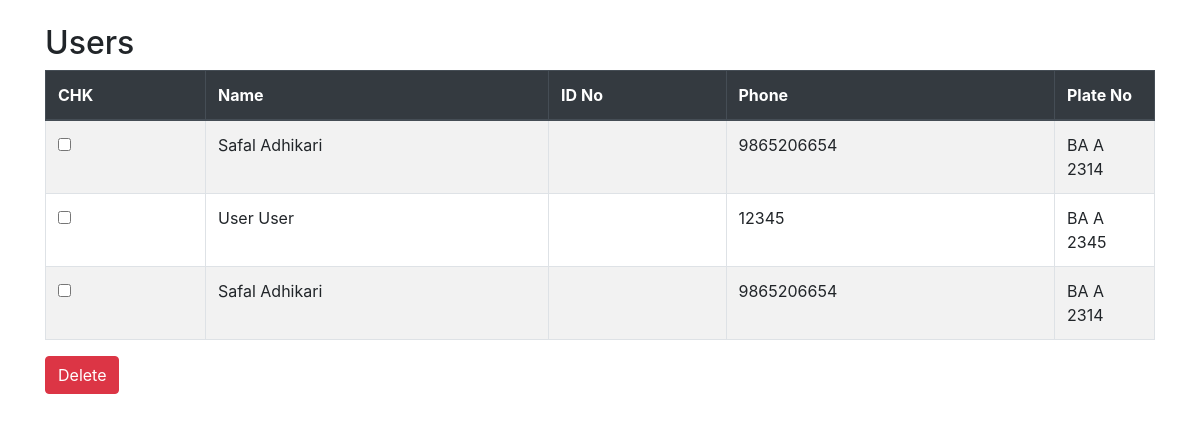
The app's page /PMS002/0/index1.php with its own data.
### tables this page shows
CREATE TABLE `users` (
  `username` text NOT NULL,
  `email` text NOT NULL,
  `phone` text NOT NULL,
  `name` text NOT NULL,
  `password` text NOT NULL,
  `plate_no` text NOT NULL,
  `id` int(11) NOT NULL,
  `pl_booked` text NOT NULL,
  `access` int(11) NOT NULL,
  `verification` text NOT NULL
);

### PMS002/0/index1.php (the view, shortened to what this page needs)
<!DOCTYPE html>
<html xmlns="http://www.w3.org/1999/xhtml">
<head>
  <link rel="stylesheet" href="https://stackpath.bootstrapcdn.com/bootstrap/4.5.2/css/bootstrap.min.css">
</head>
<body>
  <section id="container" class="container">
    <?php
      include('inc/connect.php');
    ?>
    <section id="content">
      <div class="mt-4 mb-4">
        <h2>Users</h2>
        <div class="table-responsive">
          <form method="post" action="delete.php">
            <table class="table table-striped table-bordered" id="example">
              <thead class="thead-dark">
                <tr>
                  <th>CHK</th>
                  <th>Name</th>
                  <th>ID No</th>
                  <th>Phone</th>
                  <th style="width:100px;">Plate No</th>
                </tr>
              </thead>
              <tbody>
                <?php
                $query = mysqli_query($connect, "select * from users where access='2'") or die(mysqli_error());
                while ($row = mysqli_fetch_array($query)) {
                  $id = $row['id'];
                ?>
                <tr>
                  <td>
                    <input name="selector[]" type="checkbox" value="<?php echo $id; ?>">
                  </td>
                  <td><?php echo $row['name'] ?></td>
                  <td><?php echo $row['id_no'] ?></td>
                  <td><?php echo $row['phone'] ?></td>
                  <td><?php echo $row['plate_no'] ?></td>
                </tr>
                <?php } ?>
              </tbody>
            </table>
            <input type="submit" class="btn btn-danger" value="Delete" name="delete">
          </form>
        </div>
      </div>
    </section>
  </section>
</body>
</html>

### records on screen
users: name "Safal Adhikari", phone "9865206654", plate_no "BA A 2314"
users: name "User User", phone "12345", plate_no "BA A 2345"
users: name "Safal Adhikari", phone "9865206654", plate_no "BA A 2314"
